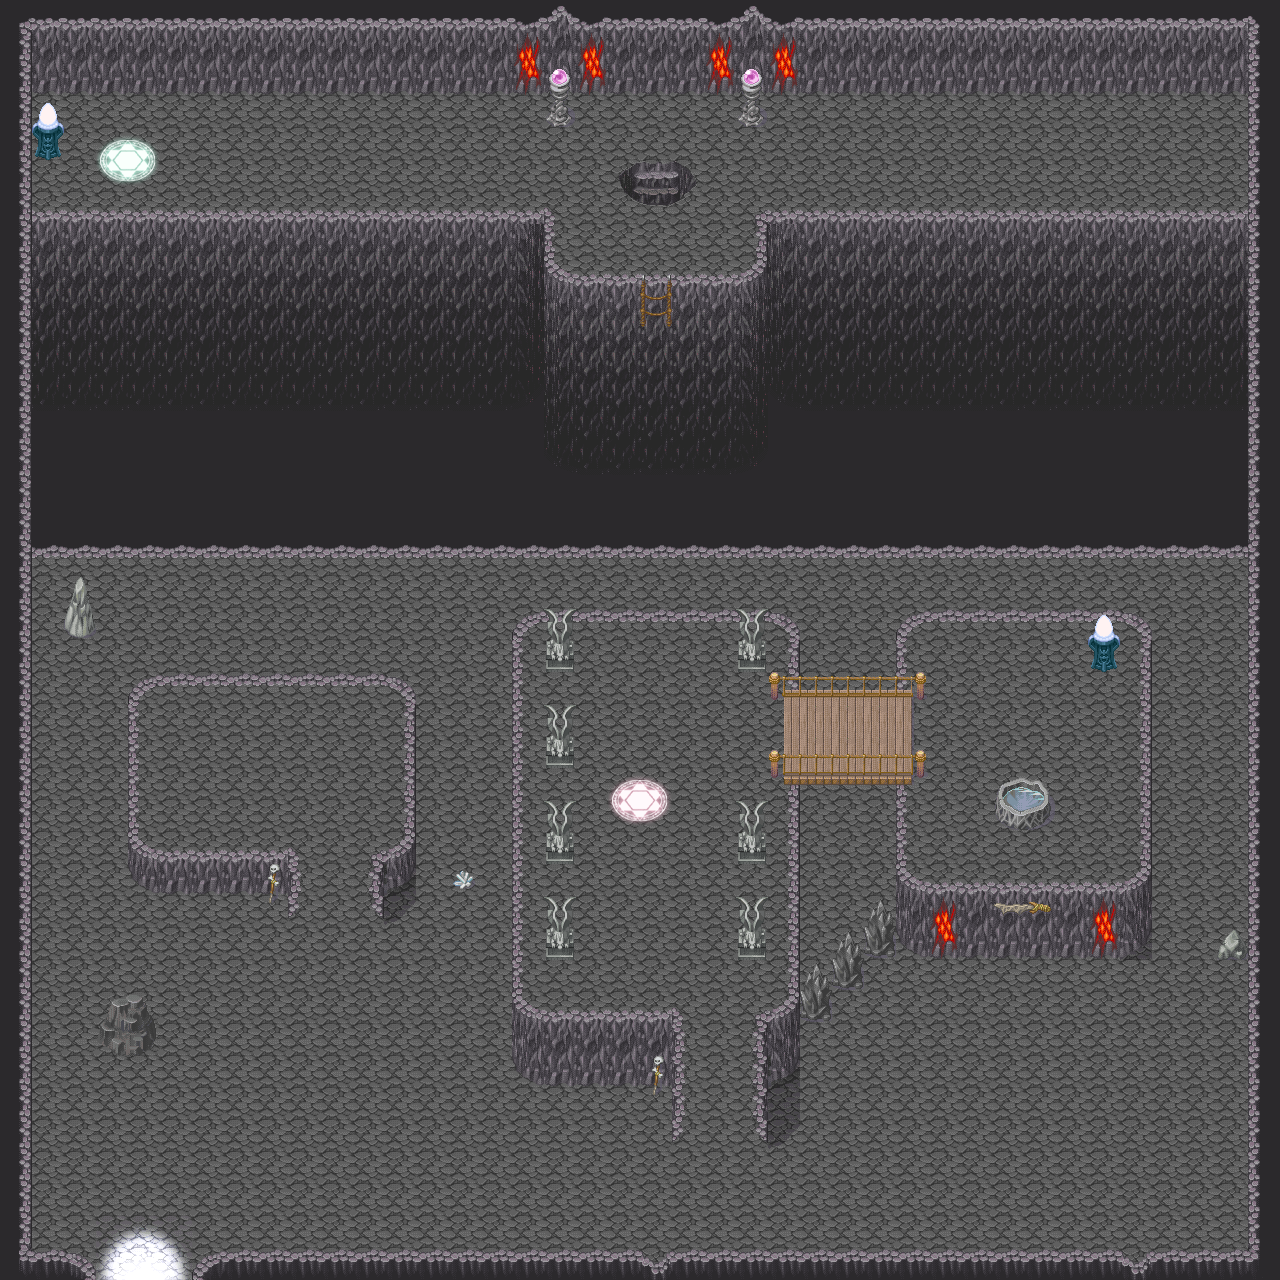

This is a level from a 2D game, rendered from its Tiled map with the project's own tilesets. A one-line summary and the map file follow, with tile-layer data summarised:
An orthogonal 40x40 tile map with 32x32 px tiles, 6 tile layers (Background, Wall, Passerelle, GardeFou, ...) and 46 objects (11x Medusa, 8x Vampire, 6x Spike, 6x Devil, 3x Model, ...).

<map version="1.0" orientation="orthogonal" renderorder="right-down" width="40" height="40" tilewidth="32" tileheight="32" nextobjectid="81">
 <tileset firstgid="1" name="All_Tiles" tilewidth="32" tileheight="32" tilecount="1200" columns="40">
  <image source="../Tiles/All_Tiles.png" width="1280" height="960" />
 </tileset>
 <layer name="Background" width="40" height="40">
  <properties>
   <property name="collide" type="bool" value="false" />
   <property name="worldSize" type="bool" value="true" />
  </properties>
  <data>[1600 cells, 1600 non-empty, 9 distinct tile ids]</data>
 </layer>
 <layer name="Wall" width="40" height="40">
  <properties>
   <property name="collide" type="bool" value="true" />
   <property name="worldSize" type="bool" value="false" />
  </properties>
  <data>[1600 cells, 814 non-empty, 60 distinct tile ids]</data>
 </layer>
 <layer name="Passerelle" width="40" height="40">
  <data>[1600 cells, 15 non-empty, 6 distinct tile ids]</data>
 </layer>
 <layer name="GardeFou" width="40" height="40">
  <properties>
   <property name="collide" type="bool" value="true" />
  </properties>
  <data>[1600 cells, 15 non-empty, 9 distinct tile ids]</data>
 </layer>
 <layer name="Object" width="40" height="40">
  <properties>
   <property name="collide" type="bool" value="false" />
   <property name="worldSize" type="bool" value="false" />
  </properties>
  <data>[1600 cells, 24 non-empty, 22 distinct tile ids]</data>
 </layer>
 <layer name="ObjectCollide" width="40" height="40">
  <properties>
   <property name="collide" type="bool" value="true" />
   <property name="worldSize" type="bool" value="false" />
  </properties>
  <data>[1600 cells, 39 non-empty, 19 distinct tile ids]</data>
 </layer>
 <objectgroup name="Interractions">
  <object id="33" name="Model" x="257.667" y="726.333" visible="0" />
  <object id="60" name="Spike" x="751.167" y="1008.33">
   <properties>
    <property name="switchesIndex" value="0" />
   </properties>
  </object>
  <object id="61" name="Spike" x="688.5" y="1007.67">
   <properties>
    <property name="switchesIndex" value="0" />
   </properties>
  </object>
  <object id="62" name="Spike" x="719.833" y="1007.67">
   <properties>
    <property name="switchesIndex" value="0" />
   </properties>
  </object>
  <object id="63" name="Switch" x="270.833" y="751.667">
   <properties>
    <property name="index" type="int" value="0" />
   </properties>
  </object>
  <object id="64" name="Switch" x="1215.33" y="127.833">
   <properties>
    <property name="index" type="int" value="1" />
   </properties>
  </object>
  <object id="65" name="Spike" x="463.666" y="688.34">
   <properties>
    <property name="switchesIndex" value="1" />
   </properties>
  </object>
  <object id="66" name="Spike" x="432.333" y="688.34">
   <properties>
    <property name="switchesIndex" value="1" />
   </properties>
  </object>
  <object id="67" name="Spike" x="495" y="689">
   <properties>
    <property name="switchesIndex" value="1" />
   </properties>
  </object>
 </objectgroup>
 <objectgroup name="Ennemies">
  <object id="34" name="Model" x="526" y="332" visible="0">
   <properties>
    <property name="index" type="int" value="0" />
    <property name="pathIndex" type="int" value="0" />
    <property name="speed" type="int" value="50" />
    <property name="timeRotation" type="int" value="2500" />
   </properties>
  </object>
  <object id="35" name="0-0" type="Medusa" x="455.417" y="951.167" rotation="90">
   <properties>
    <property name="index" type="int" value="0" />
    <property name="pathIndex" type="int" value="0" />
    <property name="speed" type="int" value="50" />
    <property name="timeRotation" type="int" value="2500" />
   </properties>
  </object>
  <object id="36" name="0-1" type="Medusa" x="455.417" y="951.167" rotation="180">
   <properties>
    <property name="index" type="int" value="0" />
    <property name="pathIndex" type="int" value="1" />
    <property name="speed" type="int" value="50" />
    <property name="timeRotation" type="int" value="2500" />
   </properties>
  </object>
  <object id="37" name="0-2" type="Medusa" x="455.417" y="951.167" rotation="270">
   <properties>
    <property name="index" type="int" value="0" />
    <property name="pathIndex" type="int" value="2" />
    <property name="speed" type="int" value="50" />
    <property name="timeRotation" type="int" value="2500" />
   </properties>
  </object>
  <object id="38" name="0-3" type="Medusa" x="455.417" y="951.167" rotation="180">
   <properties>
    <property name="index" type="int" value="0" />
    <property name="pathIndex" type="int" value="3" />
    <property name="speed" type="int" value="50" />
    <property name="timeRotation" type="int" value="2500" />
   </properties>
  </object>
  <object id="39" name="1-0" type="Vampire" x="224.25" y="161.167">
   <properties>
    <property name="index" type="int" value="1" />
    <property name="pathIndex" type="int" value="0" />
    <property name="speed" type="int" value="150" />
    <property name="timeRotation" type="int" value="2500" />
   </properties>
  </object>
  <object id="40" name="1-1" type="Vampire" x="480.75" y="160.167">
   <properties>
    <property name="index" type="int" value="1" />
    <property name="pathIndex" type="int" value="1" />
    <property name="speed" type="int" value="50" />
    <property name="timeRotation" type="int" value="2500" />
   </properties>
  </object>
  <object id="41" name="1-2" type="Vampire" x="480.75" y="577.833">
   <properties>
    <property name="index" type="int" value="1" />
    <property name="pathIndex" type="int" value="2" />
    <property name="speed" type="int" value="50" />
    <property name="timeRotation" type="int" value="2500" />
   </properties>
  </object>
  <object id="42" name="1-3" type="Vampire" x="224.417" y="578">
   <properties>
    <property name="index" type="int" value="1" />
    <property name="pathIndex" type="int" value="3" />
    <property name="speed" type="int" value="50" />
    <property name="timeRotation" type="int" value="2500" />
   </properties>
  </object>
  <object id="43" name="2-0" type="Devil" x="655.083" y="248.667" rotation="90">
   <properties>
    <property name="index" type="int" value="2" />
    <property name="pathIndex" type="int" value="0" />
    <property name="speed" type="int" value="50" />
    <property name="timeRotation" type="int" value="1500" />
   </properties>
  </object>
  <object id="44" name="2-1" type="Devil" x="655.083" y="248.667" rotation="180">
   <properties>
    <property name="index" type="int" value="2" />
    <property name="pathIndex" type="int" value="1" />
    <property name="speed" type="int" value="50" />
    <property name="timeRotation" type="int" value="2500" />
   </properties>
  </object>
  <object id="45" name="2-2" type="Devil" x="655.083" y="248.667" rotation="180">
   <properties>
    <property name="index" type="int" value="2" />
    <property name="pathIndex" type="int" value="2" />
    <property name="speed" type="int" value="50" />
    <property name="timeRotation" type="int" value="2500" />
   </properties>
  </object>
  <object id="46" name="2-3" type="Devil" x="655.083" y="248.667" rotation="270">
   <properties>
    <property name="index" type="int" value="2" />
    <property name="pathIndex" type="int" value="3" />
    <property name="speed" type="int" value="50" />
    <property name="timeRotation" type="int" value="2500" />
   </properties>
  </object>
  </objectgroup>
 <objectgroup name="StartPosition">
  <!-- 1 objects omitted --></objectgroup>
 <objectgroup name="Souls">
  <!-- 5 objects omitted --></objectgroup>
 <objectgroup name="Exit">
  <!-- 1 objects omitted --></objectgroup>
 <objectgroup name="Teleport">
  <!-- 4 objects omitted --></objectgroup>
</map>
<!-- 24 of 46 objects omitted -->
